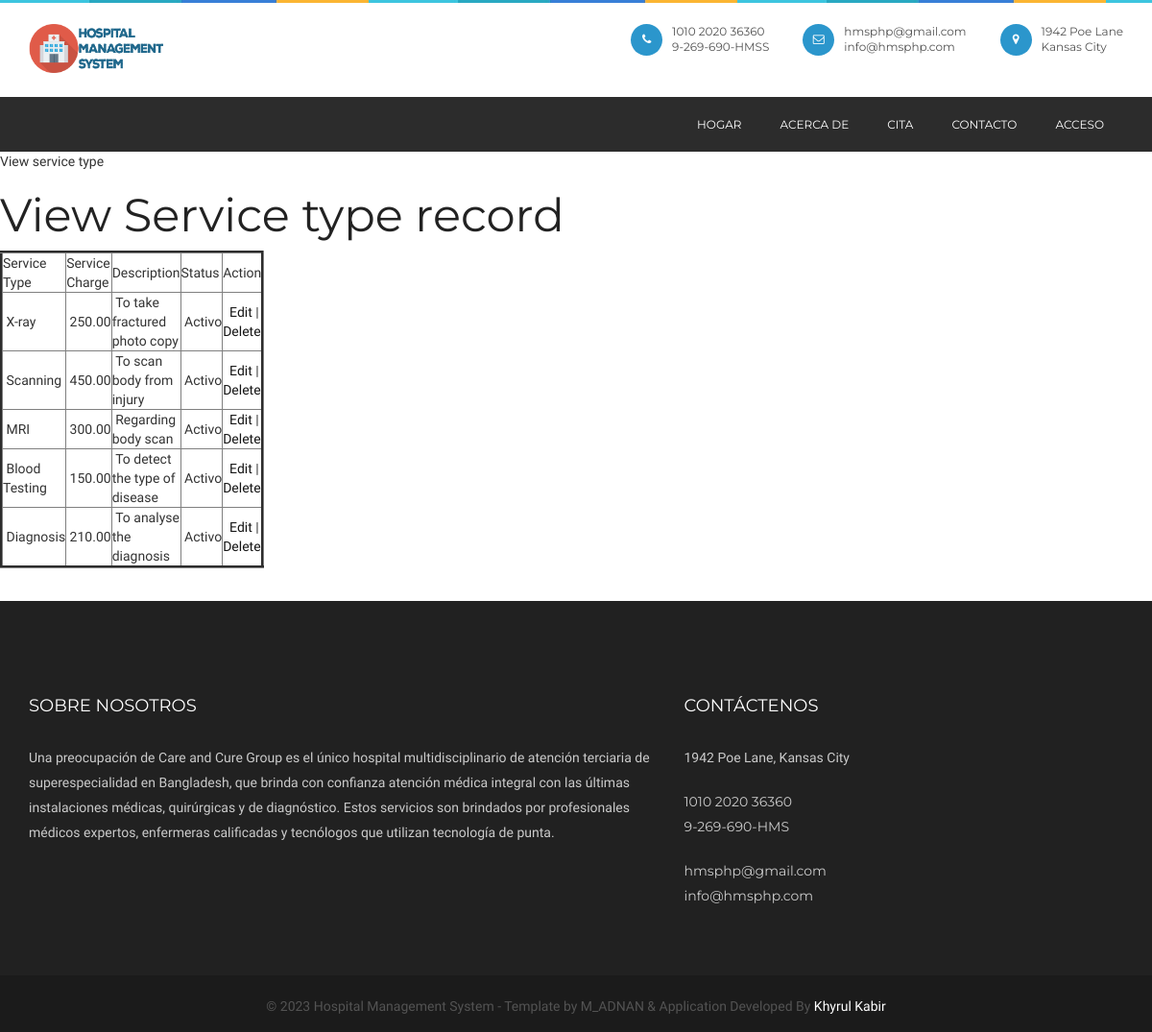
Screenshot of /viewservicetype.php with the database file from the repository.
### tables this page shows
CREATE TABLE `service_type` (
  `service_type_id` int(10) NOT NULL,
  `service_type` varchar(100) NOT NULL,
  `servicecharge` float(10,2) NOT NULL,
  `description` text NOT NULL,
  `status` varchar(10) NOT NULL
);

### viewservicetype.php (the view, shortened to what this page needs)
<?php
include("header.php");
include("dbconnection.php");
?>
<div class="wrapper col2">
  <div id="breadcrumb">
    <ul>
      <li class="first">View  service type</li></ul>
  </div>
</div>
<div class="wrapper col4">
  <div id="container">
    <h1>View Service type record</h1>
    <table width="200" border="3">
      <tbody>
        <tr>
          <td>Service Type</td>
          <td>Service Charge</td>
          <td>Description</td>
          <td>Status</td>
          <td>Action</td>
        </tr>
          <?php
		$sql ="SELECT * FROM service_type";
		$qsql = mysqli_query($con,$sql);
		while($rs = mysqli_fetch_array($qsql))
		{
        echo "<tr>
          <td>&nbsp;$rs[service_type]</td>
          <td>&nbsp;$rs[servicecharge]</td>
          <td>&nbsp;$rs[description]</td>
			 <td>&nbsp;$rs[status]</td>
          <td>&nbsp;
		 <a href='servicetype.php?editid=$rs[service_type_id]'>Edit</a> | <a href='viewservicetype.php?delid=$rs[service_type_id]'>Delete</a> </td>
        </tr>";
		}
		?>
      </tbody>
    </table>
    <p>&nbsp;</p>
  </div>
</div>
<?php
include("footer.php");
?>

### css/style.css (style rules this page uses)
* { margin: 0px; padding: 0px; }
body { background: #fff; font-weight: normal; position: relative; font-size: 14px; font-family: "Raleway", sans-serif; }
h1, h2, h3, h4, h5, h6 { font-weight: normal; color: #222222; font-family: "Montserrat", sans-serif; }
h1 { font-size: 48px; }
p { color: #535353; font-size: 14px; letter-spacing: 0px; line-height: 24px; font-weight: 500; text-rendering: optimizeLegibility; }
a { -webkit-transition: all 0.4s ease-in-out; -moz-transition: all 0.4s ease-in-out; -o-transition: all 0.4s ease-in-out; -ms-transition: all 0.4s ease-in-out; transition: all 0.4s ease-in-out; text-decoration: none !important; }
a { text-decoration: none; color: #141414; }

### rows the page displays
service_type: service_type "X-ray", servicecharge "250.00", description "To take fractured photo copy", status "Activo"
service_type: service_type "Scanning", servicecharge "450.00", description "To scan body from injury", status "Activo"
service_type: service_type "MRI", servicecharge "300.00", description "Regarding body scan", status "Activo"
service_type: service_type "Blood Testing", servicecharge "150.00", description "To detect the type of disease", status "Activo"
service_type: service_type "Diagnosis", servicecharge "210.00", description "To analyse the diagnosis", status "Activo"
